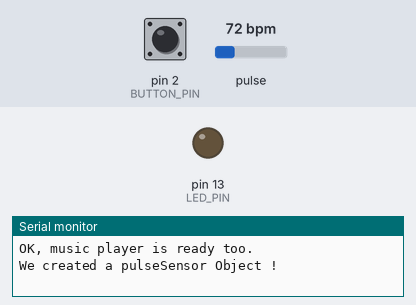
The sketch below on a simulated Arduino Uno, built with avr-gcc and run on an emulated ATmega328P. On the bench: output pins drawn as LEDs (lit = HIGH), the last lines printed to the serial monitor. Dashed ring = blinking. Inputs (shaded band) come from the test bench; at power-on: pin 2 (BUTTON_PIN) HIGH, pulse 72 bpm. The audio player accepts every command and is not drawn.

Above: at 1.7 s.
1.8 s: pin 2 (BUTTON_PIN) pulled LOW for 0.15 s
At 11.9 s:
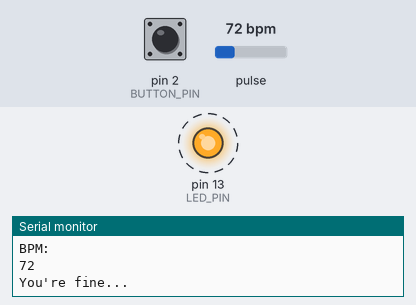
Timing chart, 0 to 12.1 s (numbered marks = the images above; inputs shaded):
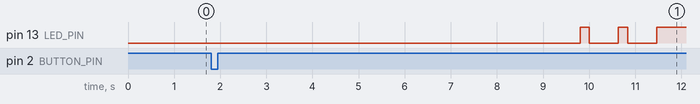

The sketch:

final_project.ino
```cpp
const int BUTTON_PIN = 2;  // the number of the pushbutton pin
const int LED_PIN = 13;
#define USE_ARDUINO_INTERRUPTS true    // Set-up low-level interrupts for most acurate BPM math.
#include <PulseSensorPlayground.h>

#include "SoftwareSerial.h"
#include "DFRobotDFPlayerMini.h"

static const uint8_t PIN_MP3_TX = 4; // DFPlayer modülünde RX  pinine
static const uint8_t PIN_MP3_RX = 3; // DFPlayer modülünde TX pinine
SoftwareSerial softwareSerial(PIN_MP3_RX, PIN_MP3_TX);

// Oynatıcı objemizi Player adında oluşturuyoruz.
DFRobotDFPlayerMini player;   // Includes the PulseSensorPlayground Library.

//  Variables
const int PulseWire = 0;       // PulseSensor PURPLE WIRE connected to ANALOG PIN 0
const int LED = LED_BUILTIN;          // The on-board Arduino LED, close to PIN 13.
int Threshold = 515;           // Determine which Signal to "count as a beat" and which to ignore.
                               // Use the "Gettting Started Project" to fine-tune Threshold Value beyond default setting.
                               // Otherwise leave the default "550" value.

PulseSensorPlayground pulseSensor;  // Creates an instance of the PulseSensorPlayground object called "pulseSensor"

    // the number of the LED pin

// variables will change:
  // variable for reading the pushbutton status
byte lastButtonState = LOW;
byte ledState = LOW;
void setup() {
  Serial.begin(9600);
  softwareSerial.begin(9600);

  // Eğer arduino ile dfplayer arasında bağlantı kurulmuş ise OK yazıdırıyoruz
  if (player.begin(softwareSerial)) {
   Serial.println("OK, music player is ready too.");

    // Ses seviyesini belirliyoruz (0 to 30).
    player.volume(20);
    // sd karttaki ilk müziği oynatıyoruz.
    //player.play(1);
  } else {
    // dfplayer ile bağlantının kurulamadığını yazdırıyoruz.
    Serial.println("Connecting to DFPlayer Mini failed!");

  }
  pinMode(LED_PIN, OUTPUT);
  pinMode(BUTTON_PIN, INPUT_PULLUP);
  // Configure the PulseSensor object, by assigning our variables to it.
  pulseSensor.analogInput(PulseWire);
  pulseSensor.blinkOnPulse(LED);       //auto-magically blink Arduino's LED with heartbeat.
  pulseSensor.setThreshold(Threshold);

  // Double-check the "pulseSensor" object was created and "began" seeing a signal.
   if (pulseSensor.begin()) {
    Serial.println("We created a pulseSensor Object !");  //This prints one time at Arduino power-up,  or on Arduino reset.
  }


}
void loop() {
  bool x = true;
  int toggleCount = 0;
  bool musicplaying = false;
  while (x){
    //int toggleCount=0;
    byte buttonState = digitalRead(BUTTON_PIN);
    if (buttonState != lastButtonState) {
      lastButtonState = buttonState;
      if (buttonState == LOW) {
        //Serial.print(toggleCount);
        //Serial.println("toggle");
        toggleCount= toggleCount +1;
        while (toggleCount == 1 && (musicplaying == false)){
          Serial.println("Press your finger, then wait for few seconds...");
          delay(8000);
          int myBPM1=0;
          int myBPM2= 0;
          int myBPM3=0;
          int BPMs[3];
          int beatCount = 0;


          while(beatCount<3){
            if (pulseSensor.sawStartOfBeat()) {

              BPMs[beatCount] = pulseSensor.getBeatsPerMinute();
              //Serial.println("♥  A HeartBeat Happened ! "); // If test is "true", print a message "a heartbeat happened".
              //Serial.print("BPM");
              //Serial.print(beatCount+1);
              //Serial.print(": ");
              //Serial.println(BPMs[beatCount]);
              beatCount = beatCount+1;
            }

          }

          if((abs(BPMs[0]-BPMs[1]) <3 )&&(abs(BPMs[0]-BPMs[2]) <3)&&(abs(BPMs[1]-BPMs[2]) <3)){
            int mainBPM = (BPMs[0] + BPMs[1] + BPMs[2])/3;
            Serial.println("BPM: ");
            Serial.println(mainBPM);
            if (mainBPM > 80){
              Serial.println("Music is playing...");
              player.play(1);
              musicplaying = true;
              //Serial.println("playing");
              //delay(654000);
              //Serial.println("delau end");

            }
            else{
              Serial.println("You're fine...");
              ledState = LOW;
              lastButtonState= LOW;
              toggleCount = 0;
            }
          }
          else{
            Serial.println("Wrong Read, try again.");

          }
        }

          //start all processes
      }
        if (toggleCount == 2){
          //Serial.println("buradayım.");
          if (musicplaying == true){
            player.pause();
            Serial.println("Stopped the music.");
            musicplaying = false;
          }
          toggleCount = 0;
          Serial.println("stop measuring heart rate");
        }


    }

    delay(10);
  }
}
```

Measured:
- after the input at 1.8 s, pin 13 (LED_PIN): alternates HIGH for 0.20 s and LOW for 0.63 s, starting after 8.0 s
